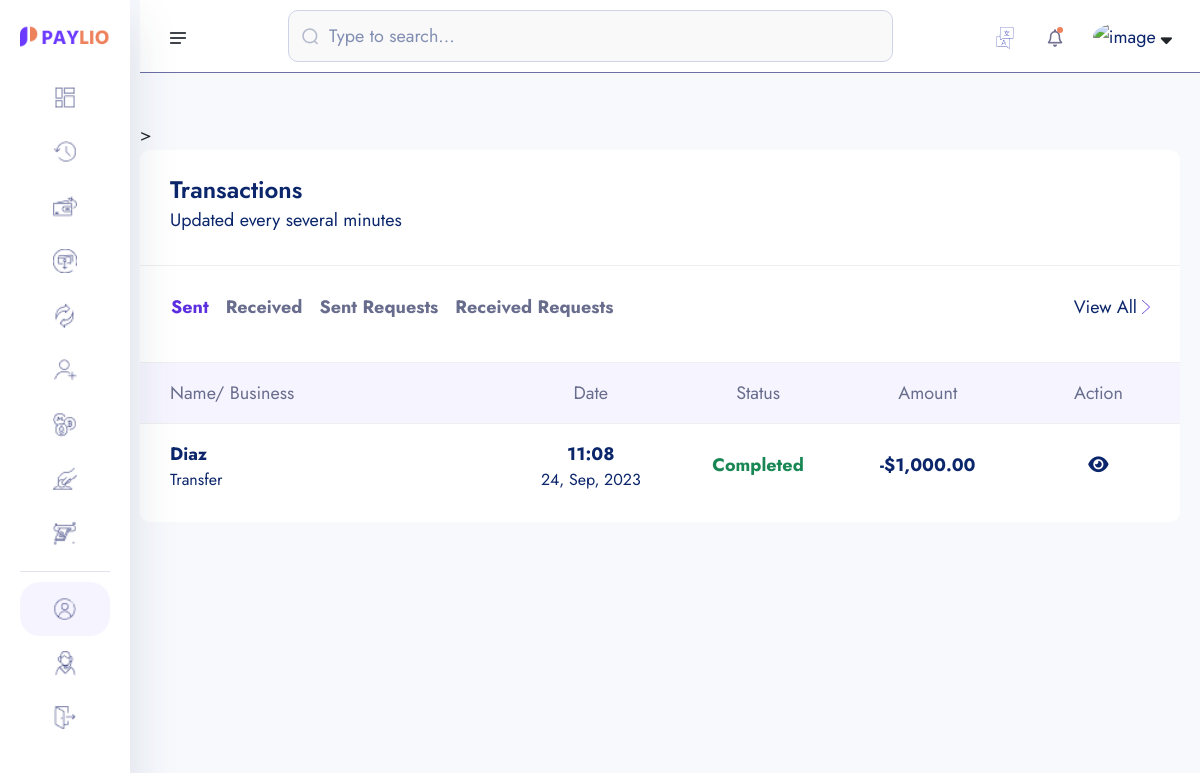
The app's page /transactions/ (signed in), older data.
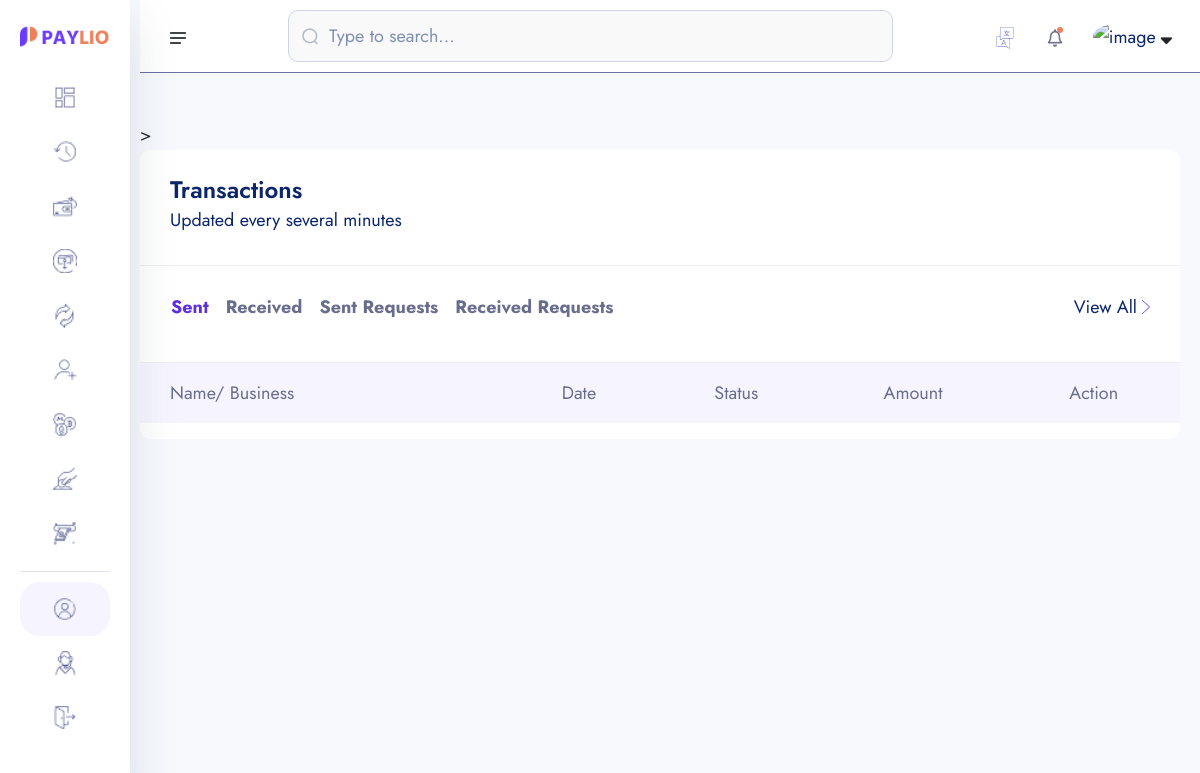
The same page, newer data.
### core/models.py (models this page shows, shortened)
class Transaction(models.Model):
    transaction_id = ShortUUIDField(unique=True, length=15, max_length=20, prefix="TRN")
    user = models.ForeignKey(User, on_delete=models.SET_NULL, null=True, related_name="user")
    amount = models.DecimalField(max_digits=12, decimal_places=2, default=0.00)
    description = models.CharField(max_length=1000, null=True, blank=True)
    reciever = models.ForeignKey(User, on_delete=models.SET_NULL, null=True, related_name="reciever")
    sender = models.ForeignKey(User, on_delete=models.SET_NULL, null=True, related_name="sender")
    reciever_account = models.ForeignKey(Account, on_delete=models.SET_NULL, null=True, related_name="reciever_account")
    sender_account = models.ForeignKey(Account, on_delete=models.SET_NULL, null=True, related_name="sender_account")
    status = models.CharField(choices=TRANSACTION_STATUS, max_length=100, default="pending")
    transaction_type = models.CharField(choices=TRANSACTION_TYPE, max_length=100, default="none")
    date = models.DateTimeField(auto_now_add=True)
    updated = models.DateTimeField(auto_now_add=False, null=True, blank=True)

### userauths/models.py (models this page shows, shortened)
class User(AbstractUser):
    username = models.CharField(max_length=100)
    email = models.EmailField(unique=True)
    is_staff = models.BooleanField(default=False)
    is_superuser = models.BooleanField(default=False)
    USERNAME_FIELD = 'email'
    REQUIRED_FIELDS = ['username']

### account/models.py (models this page shows, shortened)
class KYC(models.Model):
    id = models.UUIDField(primary_key=True, unique=True, default=uuid.uuid4, editable=False)
    user =  models.OneToOneField(User, on_delete=models.CASCADE)
    account =  models.OneToOneField(Account, on_delete=models.CASCADE, null=True, blank=True)
    full_name = models.CharField(max_length=1000)
    image = models.ImageField(upload_to="kyc", default="default.jpg")
    marrital_status = models.CharField(choices=MARITAL_STATUS, max_length=40)
    gender = models.CharField(choices=GENDER, max_length=40)
    identity_type = models.CharField(choices=IDENTITY_TYPE, max_length=140)
    identity_image = models.ImageField(upload_to="kyc", null=True, blank=True)
    date_of_birth = models.DateTimeField(auto_now_add=False)
    signature = models.ImageField(upload_to="kyc")
    nationality = models.CharField(max_length=100, null=True, blank=True)
    country = models.CharField(max_length=100)
    state = models.CharField(max_length=100)
    city = models.CharField(max_length=100)
    mobile = models.CharField(max_length=1000)
    fax = models.CharField(max_length=1000)
    date = models.DateTimeField(auto_now_add=True)

### core/transaction.py (the view)
# urls.py: path("transactions/", transaction.transaction_lists, name="transactions"),
@login_required
def transaction_lists(request):
    sender_transaction = Transaction.objects.filter(sender=request.user, transaction_type="transfer").order_by("-id")
    reciever_transaction = Transaction.objects.filter(reciever=request.user, transaction_type="transfer").order_by("-id")
    request_sender_transaction = Transaction.objects.filter(sender=request.user, transaction_type="request" )
    request_reciever_transaction = Transaction.objects.filter(reciever=request.user, transaction_type="request" )
    context = {
        "sender_transaction": sender_transaction,
        "reciever_transaction": reciever_transaction,
        "request_sender_transaction": request_sender_transaction,
        "request_reciever_transaction": request_reciever_transaction,
    }
    return render(request, "transaction/transaction-list.html", context)

### templates/transaction/transaction-list.html (shortened to what the changed rows need)
{% extends "partials/dashboard-base.html" %}
{% load static %}
{% load humanize %}
{% block content %}
    <section class="dashboard-section body-collapse">
        <div class="overlay pt-120">
            <div class="container-fruid">
                <div class="row">
                    <div class="col-xl-12 col-lg-12">
                        <div class="section-content">
                      <div class="transactions-area">
                                <div class="tab-content mt-40">
                                    <div class="tab-pane fade show active" id="latest" role="tabpanel" aria-labelledby="latest-tab">
                                        <div class="table-responsive">
                                            <table class="table">
                                                <thead>
                                                    <tr>
                                                        <th scope="col">Name/ Business</th>
                                                        <th scope="col">Date</th>
                                                        <th scope="col">Status</th>
                                                        <th scope="col">Amount</th>
                                                        <th scope="col">Action</th>
                                                    </tr>
                                                </thead>
                                                <tbody>
                                                    {% for s in sender_transaction %}
                                                    <tr data-bs-toggle="modal" data-bs-target="#transactionsMod">
                                                        <th scope="row">
                                                            <p>{{s.reciever.kyc.full_name | title}}</p>
                                                            <p class="mdr">{{s.transaction_type |title}}</p>
                                                        </th>
                                                        <td>
                                                            <p>{{s.date | date:"h:i"}}</p>
                                                            <p class="mdr">{{s.date | date:"d, M, Y"}}</p>
                                                        </td>
                                                        <td>
                                                            {% if s.status == 'completed' %}
                                                                <p class="text-success">{{s.status | title}}</p>
                                                            {% endif %}
                                                        </td>
                                                        <td>
                                                            <p>-${{s.amount | intcomma}}</p>
                                                        </td>
                                                        <td>
                                                            <a href="{% url 'core:transaction-detail' s.transaction_id %}" class="" ><i class="fas fa-eye"></i></a>
                                                        </td>
                                                    </tr>
                                                    {% endfor %}
                                                </tbody>
                                            </table>
                                        </div>
                                    </div>
                                </div>
                            </div>
                        </div>
                    </div>
                </div>
            </div>
        </div>
    </section>
    {% endblock content %}

Row changes from the older to the newer data that the page shows:
removed Transaction: reciever.kyc.full_name "Diaz", transaction_type "Transfer", date "11:08", date "24, Sep, 2023", status "Completed", amount "1,000.00"
